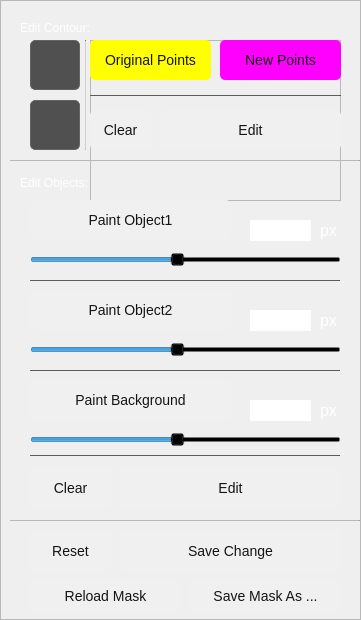
    <widget class="QFrame" name="frame">
     <property name="minimumSize">
      <size>
       <width>361</width>
       <height>580</height>
      </size>
     </property>
     <property name="maximumSize">
      <size>
       <width>361</width>
       <height>16777215</height>
      </size>
     </property>
     <property name="frameShape">
      <enum>QFrame::StyledPanel</enum>
     </property>
     <property name="frameShadow">
      <enum>QFrame::Raised</enum>
     </property>
     <widget class="QLabel" name="label_EditContour">
      <property name="geometry">
       <rect>
        <x>20</x>
        <y>20</y>
        <width>111</width>
        <height>16</height>
       </rect>
      </property>
      <property name="styleSheet">
       <string notr="true">color: rgb(255, 255, 255);
font-family: &quot;Arial&quot;;
font-size: 12px;
   </string>
      </property>
      <property name="text">
       <string>Edit Contour:</string>
      </property>
     </widget>
     <widget class="QPushButton" name="pushButton_cnt1">
      <property name="geometry">
       <rect>
        <x>30</x>
        <y>40</y>
        <width>50</width>
        <height>50</height>
       </rect>
      </property>
      <property name="styleSheet">
       <string notr="true">QPushButton
{
    color: rgb(255,255,255);
    background-color: rgb(80, 80, 80);
    border-radius:5px;
    border:1px solid rgb(100,100,100);
    padding: 3px;
    font-family: &quot;Arial&quot;;
    font-size: 14px;
    text-align: center;
}

QPushButton:hover
{
    background-color: rgb(40, 40, 40);
    border: 1px solid rgb(120,120,120);
}
QPushButton:pressed, QPushButton:checked
{
    background-color: rgb(20,20, 20);
    border:2px solid white;
}
</string>
      </property>
      <property name="text">
       <string/>
      </property>
      <property name="icon">
       <iconset resource="server.qrc">
        <normaloff>:/myImage/Resources/Interface/images/icons_obj1Cnt.png</normaloff>:/myImage/Resources/Interface/images/icons_obj1Cnt.png</iconset>
      </property>
      <property name="iconSize">
       <size>
        <width>45</width>
        <height>45</height>
       </size>
      </property>
      <property name="checkable">
       <bool>true</bool>
      </property>
      <property name="autoExclusive">
       <bool>false</bool>
      </property>
     </widget>
     <widget class="QPushButton" name="pushButton_cnt2">
      <property name="geometry">
       <rect>
        <x>30</x>
        <y>100</y>
        <width>50</width>
        <height>50</height>
       </rect>
      </property>
      <property name="styleSheet">
       <string notr="true">QPushButton
{
    color: rgb(255,255,255);
    background-color: rgb(80, 80, 80);
    border-radius:5px;
    border:1px solid rgb(100,100,100);
    padding: 3px;
    font-family: &quot;Arial&quot;;
    font-size: 14px;
    text-align: center;
}

QPushButton:hover
{
    background-color: rgb(40, 40, 40);
    border: 1px solid rgb(120,120,120);
}
QPushButton:pressed, QPushButton:checked
{
    background-color: rgb(20,20, 20);
    border:2px solid white;
}
</string>
      </property>
      <property name="text">
       <string/>
      </property>
      <property name="icon">
       <iconset resource="server.qrc">
        <normaloff>:/myImage/Resources/Interface/images/icons_obj2Cnt.png</normaloff>:/myImage/Resources/Interface/images/icons_obj2Cnt.png</iconset>
      </property>
      <property name="iconSize">
       <size>
        <width>45</width>
        <height>45</height>
       </size>
      </property>
      <property name="checkable">
       <bool>true</bool>
      </property>
      <property name="autoExclusive">
       <bool>false</bool>
      </property>
     </widget>
     <widget class="QFrame" name="frame_EditContour">
      <property name="geometry">
       <rect>
        <x>90</x>
        <y>40</y>
        <width>251</width>
        <height>161</height>
       </rect>
      </property>
      <property name="frameShape">
       <enum>QFrame::StyledPanel</enum>
      </property>
      <property name="frameShadow">
       <enum>QFrame::Raised</enum>
      </property>
      <widget class="QPushButton" name="pushButton_ContourOverlay_Edit_PointOrigin">
       <property name="enabled">
        <bool>true</bool>
       </property>
       <property name="geometry">
        <rect>
         <x>0</x>
         <y>0</y>
         <width>121</width>
         <height>40</height>
        </rect>
       </property>
       <property name="minimumSize">
        <size>
         <width>60</width>
         <height>25</height>
        </size>
       </property>
       <property name="maximumSize">
        <size>
         <width>500</width>
         <height>500</height>
        </size>
       </property>
       <property name="styleSheet">
        <string notr="true">QPushButton
{
    color: rgb(20,20,20);
    background-color: rgb(255, 255, 0);
    border-radius:5px;
    padding: 3px;
    font-family: &quot;Arial&quot;;
    font-size: 14px;
    text-align: center;
}

QPushButton:hover
{
    background-color: rgb(220, 220, 220);
}
QPushButton:pressed, QPushButton:checked
{
          background-color: rgb(20,20, 20);
   color: rgb(255,255,255);
    border:1px solid white;
}
</string>
       </property>
       <property name="text">
        <string>Original Points</string>
       </property>
       <property name="checkable">
        <bool>true</bool>
       </property>
       <property name="autoExclusive">
        <bool>false</bool>
       </property>
      </widget>
      <widget class="QPushButton" name="pushButton_ContourOverlay_Edit_PointEnd">
       <property name="geometry">
        <rect>
         <x>130</x>
         <y>0</y>
         <width>121</width>
         <height>40</height>
        </rect>
       </property>
       <property name="minimumSize">
        <size>
         <width>60</width>
         <height>25</height>
        </size>
       </property>
       <property name="maximumSize">
        <size>
         <width>500</width>
         <height>500</height>
        </size>
       </property>
       <property name="styleSheet">
        <string notr="true">QPushButton
{
    color: rgb(20,20,20);
    background-color: rgb(255,0, 255);
    border-radius:5px;
    padding: 3px;
    font-family: &quot;Arial&quot;;
    font-size: 14px;
    text-align: center;
}

QPushButton:hover
{
    background-color: rgb(220, 220, 220);
}
QPushButton:pressed, QPushButton:checked
{
           background-color: rgb(20,20, 20);
   color: rgb(255,255,255);
    border:1px solid white;
}
</string>
       </property>
       <property name="text">
        <string>New Points</string>
       </property>
       <property name="checkable">
        <bool>true</bool>
       </property>
       <property name="autoExclusive">
        <bool>false</bool>
       </property>
      </widget>
      <widget class="QPushButton" name="pushButton_ContourOverlay_Edit">
       <property name="geometry">
        <rect>
         <x>70</x>
         <y>70</y>
         <width>181</width>
         <height>40</height>
        </rect>
       </property>
       <property name="minimumSize">
        <size>
         <width>60</width>
         <height>25</height>
        </size>
       </property>
       <property name="maximumSize">
        <size>
         <width>500</width>
         <height>60</height>
        </size>
       </property>
       <property name="styleSheet">
        <string notr="true">QPushButton
{
    color: rgb(20,20,20);
    background-color: rgb(240, 240, 240);
    border-radius:5px;
    padding: 3px;
    font-family: &quot;Arial&quot;;
    font-size: 14px;
    text-align: center;
}

QPushButton:hover
{
    background-color: rgb(220, 220, 220);
}
QPushButton:pressed, QPushButton:checked
{
    background-color: rgb(200,200, 200);
}
</string>
       </property>
       <property name="text">
        <string>Edit</string>
       </property>
      </widget>
      <widget class="Line" name="line_7">
       <property name="geometry">
        <rect>
         <x>0</x>
         <y>55</y>
         <width>251</width>
         <height>1</height>
        </rect>
       </property>
       <property name="styleSheet">
        <string notr="true">background-color: rgb(80, 80, 80);</string>
       </property>
       <property name="orientation">
        <enum>Qt::Horizontal</enum>
       </property>
      </widget>
      <widget class="QPushButton" name="pushButton_ContourOverlay_Edit_Clear">
       <property name="geometry">
        <rect>
         <x>0</x>
         <y>70</y>
         <width>61</width>
         <height>40</height>
        </rect>
       </property>
       <property name="minimumSize">
        <size>
         <width>0</width>
         <height>25</height>
        </size>
       </property>
       <property name="maximumSize">
        <size>
         <width>500</width>
         <height>60</height>
        </size>
       </property>
       <property name="styleSheet">
        <string notr="true">QPushButton
{
    color: rgb(20,20,20);
    background-color: rgb(240, 240, 240);
    border-radius:5px;
    padding: 3px;
    font-family: &quot;Arial&quot;;
    font-size: 14px;
    text-align: center;
}

QPushButton:hover
{
    background-color: rgb(220, 220, 220);
}
QPushButton:pressed, QPushButton:checked
{
    background-color: rgb(200,200, 200);
}
</string>
       </property>
       <property name="text">
        <string>Clear</string>
       </property>
       <property name="checkable">
        <bool>false</bool>
       </property>
       <property name="autoExclusive">
        <bool>false</bool>
       </property>
      </widget>
     </widget>
     <widget class="Line" name="line_SideBar1">
      <property name="geometry">
       <rect>
        <x>10</x>
        <y>160</y>
        <width>350</width>
        <height>1</height>
       </rect>
      </property>
      <property name="styleSheet">
       <string notr="true">background-color: rgb(160, 160, 160);</string>
      </property>
      <property name="orientation">
       <enum>Qt::Horizontal</enum>
      </property>
     </widget>
     <widget class="QLabel" name="label_EditObjects">
      <property name="geometry">
       <rect>
        <x>20</x>
        <y>175</y>
        <width>111</width>
        <height>16</height>
       </rect>
      </property>
      <property name="styleSheet">
       <string notr="true">color: rgb(255, 255, 255);
font-family: &quot;Arial&quot;;
font-size: 12px;
   </string>
      </property>
      <property name="text">
       <string>Edit Objects:</string>
      </property>
     </widget>
     <widget class="QPushButton" name="pushButton_obj1">
      <property name="geometry">
       <rect>
        <x>30</x>
        <y>200</y>
        <width>201</width>
        <height>40</height>
       </rect>
      </property>
      <property name="minimumSize">
       <size>
        <width>60</width>
        <height>25</height>
       </size>
      </property>
      <property name="maximumSize">
       <size>
        <width>500</width>
        <height>60</height>
       </size>
      </property>
      <property name="styleSheet">
       <string notr="true">QPushButton
{
    color: rgb(20,20,20);
    background-color: rgb(240, 240, 240);
    border-radius:5px;
    padding: 3px;
    font-family: &quot;Arial&quot;;
    font-size: 14px;
    text-align: center;
}

QPushButton:hover
{
    background-color: rgb(220, 220, 220);
}
QPushButton:pressed, QPushButton:checked
{
        background-color: rgb(20,20, 20);
   color: rgb(255,255,255);
    border:1px solid white;
}
</string>
      </property>
      <property name="text">
       <string>Paint Object1</string>
      </property>
      <property name="checkable">
       <bool>true</bool>
      </property>
      <property name="autoExclusive">
       <bool>false</bool>
      </property>
     </widget>
     <widget class="QLabel" name="label_px1">
      <property name="geometry">
       <rect>
        <x>320</x>
        <y>215</y>
        <width>32</width>
        <height>31</height>
       </rect>
      </property>
      <property name="styleSheet">
       <string notr="true">color: rgb(255, 255, 255);
font-family: &quot;Arial&quot;;
font-size: 16px;</string>
      </property>
      <property name="text">
       <string>px</string>
      </property>
     </widget>
     <widget class="QLineEdit" name="lineEdit_obj1">
      <property name="geometry">
       <rect>
        <x>250</x>
        <y>220</y>
        <width>61</width>
        <height>21</height>
       </rect>
      </property>
      <property name="font">
       <font>
        <family>Arial</family>
        <pointsize>14</pointsize>
       </font>
      </property>
      <property name="acceptDrops">
       <bool>true</bool>
      </property>
      <property name="autoFillBackground">
       <bool>false</bool>
      </property>
      <property name="styleSheet">
       <string notr="true">background-image: url(:/Segmentation/Resources/Interface/images/Brush_49.png);
color: rgb(255, 255, 255);
border-image: url(:/Segmentation/Resources/Interface/images/Brush_49.png);
</string>
      </property>
      <property name="text">
       <string> 10</string>
      </property>
      <property name="frame">
       <bool>false</bool>
      </property>
     </widget>
     <widget class="QPushButton" name="pushButton_obj2">
      <property name="geometry">
       <rect>
        <x>30</x>
        <y>290</y>
        <width>201</width>
        <height>40</height>
       </rect>
      </property>
      <property name="minimumSize">
       <size>
        <width>60</width>
        <height>25</height>
       </size>
      </property>
      <property name="maximumSize">
       <size>
        <width>500</width>
        <height>60</height>
       </size>
      </property>
      <property name="styleSheet">
       <string notr="true">QPushButton
{
    color: rgb(20,20,20);
    background-color: rgb(240, 240, 240);
    border-radius:5px;
    padding: 3px;
    font-family: &quot;Arial&quot;;
    font-size: 14px;
    text-align: center;
}

QPushButton:hover
{
    background-color: rgb(220, 220, 220);
}
QPushButton:pressed, QPushButton:checked
{
        background-color: rgb(20,20, 20);
    border:1px solid white;
color: rgb(255,255,255);
}
</string>
      </property>
      <property name="text">
       <string>Paint Object2</string>
      </property>
      <property name="checkable">
       <bool>true</bool>
      </property>
      <property name="autoExclusive">
       <bool>false</bool>
      </property>
     </widget>
     <widget class="QSlider" name="horizontalSlider_obj1">
      <property name="geometry">
       <rect>
        <x>30</x>
        <y>250</y>
        <width>311</width>
        <height>20</height>
       </rect>
      </property>
      <property name="styleSheet">
       <string notr="true">background-color: rgba(0, 0, 0, 0);</string>
      </property>
      <property name="minimum">
       <number>1</number>
      </property>
      <property name="maximum">
       <number>20</number>
      </property>
      <property name="pageStep">
       <number>5</number>
      </property>
      <property name="value">
       <number>10</number>
      </property>
      <property name="orientation">
       <enum>Qt::Horizontal</enum>
      </property>
     </widget>
     <widget class="QSlider" name="horizontalSlider_obj2">
      <property name="geometry">
       <rect>
        <x>30</x>
        <y>340</y>
        <width>311</width>
        <height>20</height>
       </rect>
      </property>
      <property name="styleSheet">
       <string notr="true">background-color: rgba(0, 0, 0, 0);</string>
      </property>
      <property name="minimum">
       <number>1</number>
      </property>
      <property name="maximum">
       <number>20</number>
      </property>
      <property name="pageStep">
       <number>5</number>
      </property>
      <property name="value">
       <number>10</number>
      </property>
      <property name="orientation">
       <enum>Qt::Horizontal</enum>
      </property>
     </widget>
     <widget class="QLineEdit" name="lineEdit_obj2">
      <property name="geometry">
       <rect>
        <x>250</x>
        <y>310</y>
        <width>61</width>
        <height>21</height>
       </rect>
      </property>
      <property name="font">
       <font>
        <family>Arial</family>
        <pointsize>14</pointsize>
       </font>
      </property>
      <property name="acceptDrops">
       <bool>true</bool>
      </property>
      <property name="autoFillBackground">
       <bool>false</bool>
      </property>
      <property name="styleSheet">
       <string notr="true">background-image: url(:/Segmentation/Resources/Interface/images/Brush_49.png);
color: rgb(255, 255, 255);
border-image: url(:/Segmentation/Resources/Interface/images/Brush_49.png);
</string>
      </property>
      <property name="text">
       <string> 10</string>
      </property>
      <property name="frame">
       <bool>false</bool>
      </property>
     </widget>
     <widget class="QLabel" name="label_px2">
      <property name="geometry">
       <rect>
        <x>320</x>
        <y>305</y>
        <width>32</width>
        <height>31</height>
       </rect>
      </property>
      <property name="styleSheet">
       <string notr="true">color: rgb(255, 255, 255);
font-family: &quot;Arial&quot;;
font-size: 16px;</string>
      </property>
      <property name="text">
       <string>px</string>
      </property>
     </widget>
     <widget class="Line" name="line_2">
      <property name="geometry">
       <rect>
        <x>30</x>
        <y>280</y>
        <width>310</width>
        <height>1</height>
       </rect>
      </property>
      <property name="styleSheet">
       <string notr="true">background-color: rgb(80, 80, 80);</string>
      </property>
      <property name="orientation">
       <enum>Qt::Horizontal</enum>
      </property>
     </widget>
     <widget class="Line" name="line_3">
      <property name="geometry">
       <rect>
        <x>30</x>
        <y>370</y>
        <width>310</width>
        <height>1</height>
       </rect>
      </property>
      <property name="styleSheet">
       <string notr="true">background-color: rgb(80, 80, 80);</string>
      </property>
      <property name="orientation">
       <enum>Qt::Horizontal</enum>
      </property>
     </widget>
     <widget class="Line" name="line_SideBar2">
      <property name="geometry">
       <rect>
        <x>10</x>
        <y>520</y>
        <width>350</width>
        <height>1</height>
       </rect>
      </property>
      <property name="styleSheet">
       <string notr="true">background-color: rgb(160, 160, 160);</string>
      </property>
      <property name="orientation">
       <enum>Qt::Horizontal</enum>
      </property>
     </widget>
     <widget class="QSlider" name="horizontalSlider_bkg">
      <property name="geometry">
       <rect>
        <x>30</x>
        <y>430</y>
        <width>311</width>
        <height>20</height>
       </rect>
      </property>
      <property name="styleSheet">
       <string notr="true">background-color: rgba(0, 0, 0, 0);</string>
      </property>
      <property name="minimum">
       <number>1</number>
      </property>
      <property name="maximum">
       <number>20</number>
      </property>
      <property name="pageStep">
       <number>5</number>
      </property>
      <property name="value">
       <number>10</number>
      </property>
      <property name="orientation">
       <enum>Qt::Horizontal</enum>
      </property>
     </widget>
     <widget class="QPushButton" name="pushButton_bkg">
      <property name="geometry">
       <rect>
        <x>30</x>
        <y>380</y>
        <width>201</width>
        <height>40</height>
       </rect>
      </property>
      <property name="minimumSize">
       <size>
        <width>60</width>
        <height>25</height>
       </size>
      </property>
      <property name="maximumSize">
       <size>
        <width>500</width>
        <height>60</height>
       </size>
      </property>
      <property name="styleSheet">
       <string notr="true">QPushButton
{
    color: rgb(20,20,20);
    background-color: rgb(240, 240, 240);
    border-radius:5px;
    padding: 3px;
    font-family: &quot;Arial&quot;;
    font-size: 14px;
    text-align: center;
}

QPushButton:hover
{
    background-color: rgb(220, 220, 220);
}
QPushButton:pressed, QPushButton:checked
{
           background-color: rgb(20,20, 20);
    border:1px solid white;
color: rgb(255,255,255);
}
</string>
      </property>
      <property name="text">
       <string>Paint Background</string>
      </property>
      <property name="checkable">
       <bool>true</bool>
      </property>
      <property name="autoExclusive">
       <bool>false</bool>
      </property>
     </widget>
     <widget class="QLineEdit" name="lineEdit_bkg">
      <property name="geometry">
       <rect>
        <x>250</x>
        <y>400</y>
        <width>61</width>
        <height>21</height>
       </rect>
      </property>
      <property name="font">
       <font>
        <family>Arial</family>
        <pointsize>14</pointsize>
       </font>
      </property>
      <property name="acceptDrops">
       <bool>true</bool>
      </property>
      <property name="autoFillBackground">
       <bool>false</bool>
      </property>
      <property name="styleSheet">
       <string notr="true">background-image: url(:/Segmentation/Resources/Interface/images/Brush_49.png);
color: rgb(255, 255, 255);
border-image: url(:/Segmentation/Resources/Interface/images/Brush_49.png);
</string>
      </property>
      <property name="text">
       <string> 10</string>
      </property>
      <property name="frame">
       <bool>false</bool>
      </property>
     </widget>
     <widget class="QLabel" name="label_px4">
      <property name="geometry">
       <rect>
        <x>320</x>
        <y>395</y>
        <width>32</width>
        <height>31</height>
       </rect>
      </property>
      <property name="styleSheet">
       <string notr="true">color: rgb(255, 255, 255);
font-family: &quot;Arial&quot;;
font-size: 16px;</string>
      </property>
      <property name="text">
       <string>px</string>
      </property>
     </widget>
     <widget class="QPushButton" name="pushButton_ReloadMask">
      <property name="geometry">
       <rect>
        <x>30</x>
        <y>580</y>
        <width>151</width>
        <height>31</height>
       </rect>
      </property>
      <property name="minimumSize">
       <size>
        <width>60</width>
        <height>25</height>
       </size>
      </property>
      <property name="maximumSize">
       <size>
        <width>500</width>
        <height>60</height>
       </size>
      </property>
      <property name="styleSheet">
       <string notr="true">QPushButton
{
    color: rgb(20,20,20);
    background-color: rgb(240, 240, 240);
    border-radius:5px;
    padding: 3px;
    font-family: &quot;Arial&quot;;
    font-size: 14px;
    text-align: center;
}

QPushButton:hover
{
    background-color: rgb(220, 220, 220);
}
QPushButton:pressed, QPushButton:checked
{
    background-color: rgb(200,200, 200);
}
</string>
      </property>
      <property name="text">
       <string>Reload Mask</string>
      </property>
     </widget>
     <widget class="QPushButton" name="pushButton_SaveMaskAs">
      <property name="geometry">
       <rect>
        <x>190</x>
        <y>580</y>
        <width>151</width>
        <height>31</height>
       </rect>
      </property>
      <property name="minimumSize">
       <size>
        <width>60</width>
        <height>25</height>
       </size>
      </property>
      <property name="maximumSize">
       <size>
        <width>500</width>
        <height>60</height>
       </size>
      </property>
      <property name="styleSheet">
       <string notr="true">QPushButton
{
    color: rgb(20,20,20);
    background-color: rgb(240, 240, 240);
    border-radius:5px;
    padding: 3px;
    font-family: &quot;Arial&quot;;
    font-size: 14px;
    text-align: center;
}

QPushButton:hover
{
    background-color: rgb(220, 220, 220);
}
QPushButton:pressed, QPushButton:checked
{
    background-color: rgb(200,200, 200);
}
</string>
      </property>
      <property name="text">
       <string>Save Mask As ...</string>
      </property>
     </widget>
     <widget class="Line" name="line_5">
      <property name="geometry">
       <rect>
        <x>30</x>
        <y>455</y>
        <width>310</width>
        <height>1</height>
       </rect>
      </property>
      <property name="styleSheet">
       <string notr="true">background-color: rgb(80, 80, 80);</string>
      </property>
      <property name="orientation">
       <enum>Qt::Horizontal</enum>
      </property>
     </widget>
     <widget class="QPushButton" name="pushButton_SaveChanges">
      <property name="geometry">
       <rect>
        <x>120</x>
        <y>530</y>
        <width>221</width>
        <height>41</height>
       </rect>
      </property>
      <property name="minimumSize">
       <size>
        <width>60</width>
        <height>25</height>
       </size>
      </property>
      <property name="maximumSize">
       <size>
        <width>500</width>
        <height>60</height>
       </size>
      </property>
      <property name="styleSheet">
       <string notr="true">QPushButton
{
    color: rgb(20,20,20);
    background-color: rgb(240, 240, 240);
    border-radius:5px;
    padding: 3px;
    font-family: &quot;Arial&quot;;
    font-size: 14px;
    text-align: center;
}

QPushButton:hover
{
    background-color: rgb(220, 220, 220);
}
QPushButton:pressed, QPushButton:checked
{
    background-color: rgb(200,200, 200);
}
</string>
      </property>
      <property name="text">
       <string>Save Change</string>
      </property>
     </widget>
     <widget class="Line" name="line_6">
      <property name="geometry">
       <rect>
        <x>85</x>
        <y>40</y>
        <width>1</width>
        <height>110</height>
       </rect>
      </property>
      <property name="styleSheet">
       <string notr="true">background-color: rgb(180, 180, 180);</string>
      </property>
      <property name="orientation">
       <enum>Qt::Vertical</enum>
      </property>
     </widget>
     <widget class="QPushButton" name="pushButton_Reset">
      <property name="geometry">
       <rect>
        <x>30</x>
        <y>530</y>
        <width>81</width>
        <height>41</height>
       </rect>
      </property>
      <property name="minimumSize">
       <size>
        <width>60</width>
        <height>25</height>
       </size>
      </property>
      <property name="maximumSize">
       <size>
        <width>500</width>
        <height>60</height>
       </size>
      </property>
      <property name="styleSheet">
       <string notr="true">QPushButton
{
    color: rgb(20,20,20);
    background-color: rgb(240, 240, 240);
    border-radius:5px;
    padding: 3px;
    font-family: &quot;Arial&quot;;
    font-size: 14px;
    text-align: center;
}

QPushButton:hover
{
    background-color: rgb(220, 220, 220);
}
QPushButton:pressed, QPushButton:checked
{
    background-color: rgb(200,200, 200);
}
</string>
      </property>
      <property name="text">
       <string>Reset</string>
      </property>
     </widget>
     <widget class="QPushButton" name="pushButton_MaskOverlay_Edit_Clear">
      <property name="geometry">
       <rect>
        <x>30</x>
        <y>467</y>
        <width>81</width>
        <height>41</height>
       </rect>
      </property>
      <property name="minimumSize">
       <size>
        <width>60</width>
        <height>25</height>
       </size>
      </property>
      <property name="maximumSize">
       <size>
        <width>500</width>
        <height>60</height>
       </size>
      </property>
      <property name="styleSheet">
       <string notr="true">QPushButton
{
    color: rgb(20,20,20);
    background-color: rgb(240, 240, 240);
    border-radius:5px;
    padding: 3px;
    font-family: &quot;Arial&quot;;
    font-size: 14px;
    text-align: center;
}

QPushButton:hover
{
    background-color: rgb(220, 220, 220);
}
QPushButton:pressed, QPushButton:checked
{
    background-color: rgb(200,200, 200);
}
</string>
      </property>
      <property name="text">
       <string>Clear</string>
      </property>
     </widget>
     <widget class="QPushButton" name="pushButton_MaskOverlay_Edit">
      <property name="geometry">
       <rect>
        <x>120</x>
        <y>467</y>
        <width>221</width>
        <height>41</height>
       </rect>
      </property>
      <property name="minimumSize">
       <size>
        <width>60</width>
        <height>25</height>
       </size>
      </property>
      <property name="maximumSize">
       <size>
        <width>500</width>
        <height>60</height>
       </size>
      </property>
      <property name="styleSheet">
       <string notr="true">QPushButton
{
    color: rgb(20,20,20);
    background-color: rgb(240, 240, 240);
    border-radius:5px;
    padding: 3px;
    font-family: &quot;Arial&quot;;
    font-size: 14px;
    text-align: center;
}

QPushButton:hover
{
    background-color: rgb(220, 220, 220);
}
QPushButton:pressed, QPushButton:checked
{
    background-color: rgb(200,200, 200);
}
</string>
      </property>
      <property name="text">
       <string>Edit</string>
      </property>
     </widget>
    </widget>
